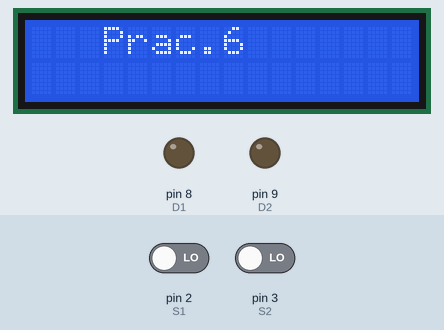
Bench run of a sketch on a simulated Arduino Uno, built with avr-gcc and run on an emulated ATmega328P. Shown: 16×2 character LCD, output pins drawn as LEDs (lit = HIGH). Inputs (shaded band) come from the test bench; at power-on: pin 2 (S1) LOW, pin 3 (S2) LOW.

Above: at 2.1 s.
At 9.3 s:
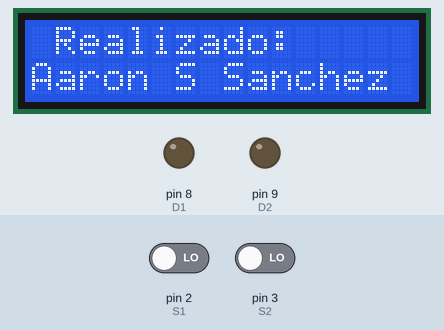
11.5 s: pin 2 (S1) driven HIGH
At 12.0 s:
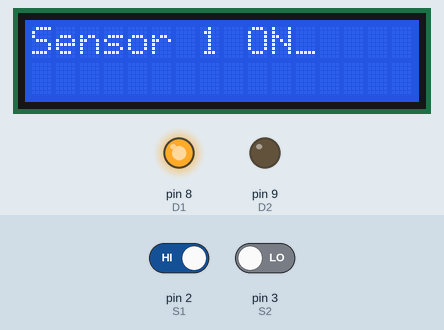
14.5 s: pin 2 (S1) driven LOW and pin 3 (S2) driven HIGH
17.5 s: pin 3 (S2) driven LOW
At 18.3 s:
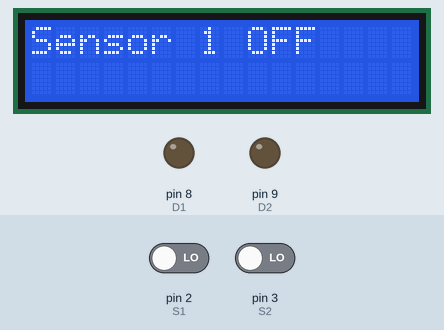
19.0 s: pin 3 (S2) driven HIGH
At 20.1 s:
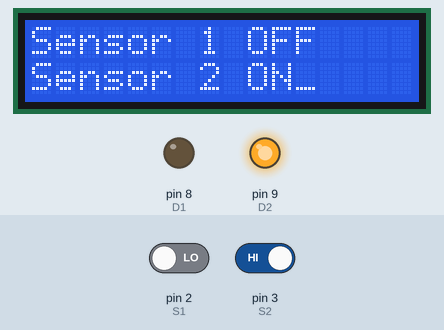
22.0 s: pin 2 (S1) driven HIGH and pin 3 (S2) driven LOW
25.0 s: pin 2 (S1) driven LOW
At 25.7 s:
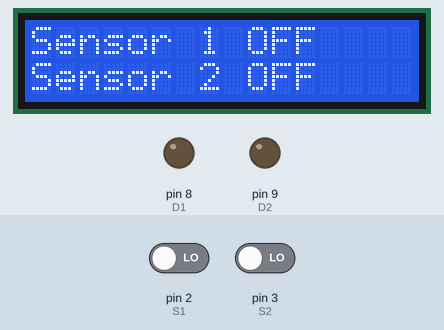
Timing chart, 0 to 27.5 s (numbered marks = the images above; inputs shaded):
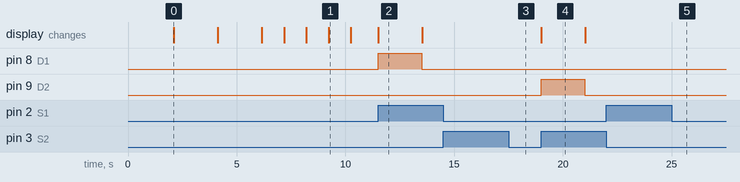

The sketch:

DARLINGTON_3.ino
```cpp
/*
  Relevadores externos
  Circuito primario activado por un sensor de 24VCD
  Circuito secundario conectado a 5VCD
  Relevadores
  Circuito primario activado por un arreglo darlington 5VCD
  Circuito secundario conectado a 12VCD
  -Corriente en NA
  -Tierra en NC
  -La que se consideraba como entrada del relé en el primer programa ahora es una salida
  Actuador quita seguros
  Funciona con un motor en su interior,  pero este es mas sensible a correintes parasitas por lo que
  a diferiencia del motor de CD se debe poner un retardo que evite cambios bruscos en la polarización
  Empuja hacia atras o adelante dependiendo de la polarización,
  Si ambos cables tienen LOW o HIGH el motor del actuador no hace nada
  Considere que para realizar el movimiento solo es necesario enviar la señal un par de segundos,
  despues de eso se debe mandar una señal LOW (independientemente de la señal de entrada) y esperar
  al menos 3 segundos por si ocurre un cambio en la polarización

  Si se activa un relevador externo, se envia la señal HIGH a una de las entradas (PIN 2 o 3),
  lo que provoca que su respectiva salida (PIN 8 o 9), envie la señal HIGH al arreglo darlington
  esto activa el relé, el cual permite el paso de corriente hacia uno de los polos del motor
*/


const int D2 = 9;  //Darlington
const int D1 = 8;  //Darlington
const int S2 = 3;  //Sensor
const int S1 = 2;  //Sensor

int S1STATE = 0;
int S2STATE = 0;

//Include library code LCD
#include <Wire.h>
#include <LiquidCrystal_I2C.h>
LiquidCrystal_I2C lcd(0x27, 16, 2);

void setup() {
  lcd.init();
  lcd.backlight();
  pinMode(S1, INPUT);
  pinMode(S2, INPUT);
  pinMode(D1, OUTPUT);
  pinMode(D2, OUTPUT);
  //Presentación
  lcd.setCursor(0, 0);
  lcd.print("Sis. Embebidos0!");
  lcd.setCursor(3, 1);
  lcd.print("6 semestre");
  delay(2000);
  lcd.clear();
  lcd.setCursor(3, 0);
  lcd.print("Prac.6");
  delay(2000);
  lcd.clear();
  lcd.setCursor(1, 0);
  lcd.print("Sistema de");
  lcd.setCursor(1, 1);
  lcd.print("Control");
  delay(2000);
  lcd.clear();
  lcd.setCursor(1, 0);
  lcd.print("Realizado:");
  lcd.setCursor(0, 1);
  lcd.print("Erick Montoya B");
  delay(1000);
  lcd.clear();
  lcd.setCursor(1, 0);
  lcd.print("Realizado:");
  lcd.setCursor(0, 1);
  lcd.print("Oliver Gamboa H");
  delay(1000);
  lcd.clear();
  lcd.setCursor(1, 0);
  lcd.print("Realizado:");
  lcd.setCursor(0, 1);
  lcd.print("Edson Hernandez G");
  delay(1000);
  lcd.clear();
  lcd.setCursor(1, 0);
  lcd.print("Realizado:");
  lcd.setCursor(0, 1);
  lcd.print("Aaron S Sanchez F");
  delay(1000);
  lcd.clear();
}
void loop() {
  S1STATE = digitalRead(S1);
  S2STATE = digitalRead(S2);
  // coniguracion de los numeros de columnas y lineas de LCD

  if (S1STATE == HIGH) {
    lcd.setCursor(0, 0);
    lcd.print("Sensor 1 ON_");
    digitalWrite(D1, HIGH);
    delay(2000); //Esperamos para evitar un choque con corrientes parasitas
    digitalWrite(D1, LOW);
    lcd.setCursor(0, 0);
    lcd.print("Sensor 1 OFF");  // Izquierda
    delay(4000);
   }

  if (S2STATE == HIGH) {
    lcd.setCursor(0, 1);
    lcd.print("Sensor 2 ON_");  //derecha
    digitalWrite(D2, HIGH);
    delay(2000);  //Esperamos para evitar un choque con corrientes parasitas
    digitalWrite(D2, LOW);
    lcd.setCursor(0, 1);
    lcd.print("Sensor 2 OFF");
    delay(4000);
  }


 }
```

Measured:
- after the input at 11.5 s, pin 8 (D1): LOW → HIGH at once, → LOW 2.0 s later; the display: changes at once (image 2)
- after the input at 14.5 s, every drawn part: stays the same
- after the input at 17.5 s, pin 9 (D2): stays LOW (without the input it goes to HIGH after 0.04 s)
- after the input at 19.0 s, pin 9 (D2): LOW → HIGH at once, → LOW 2.0 s later; the display: changes at once (image 4)
- after the input at 22.0 s, every drawn part: stays the same
- after the input at 25.0 s, pin 8 (D1): stays LOW (without the input it goes to HIGH after 0.04 s)
- what the display in image 0 shows lasts 2.0 s, from 2.1 s to 4.1 s
- what the display in image 1 shows lasts 1.0 s, from 9.2 s to 10.2 s
